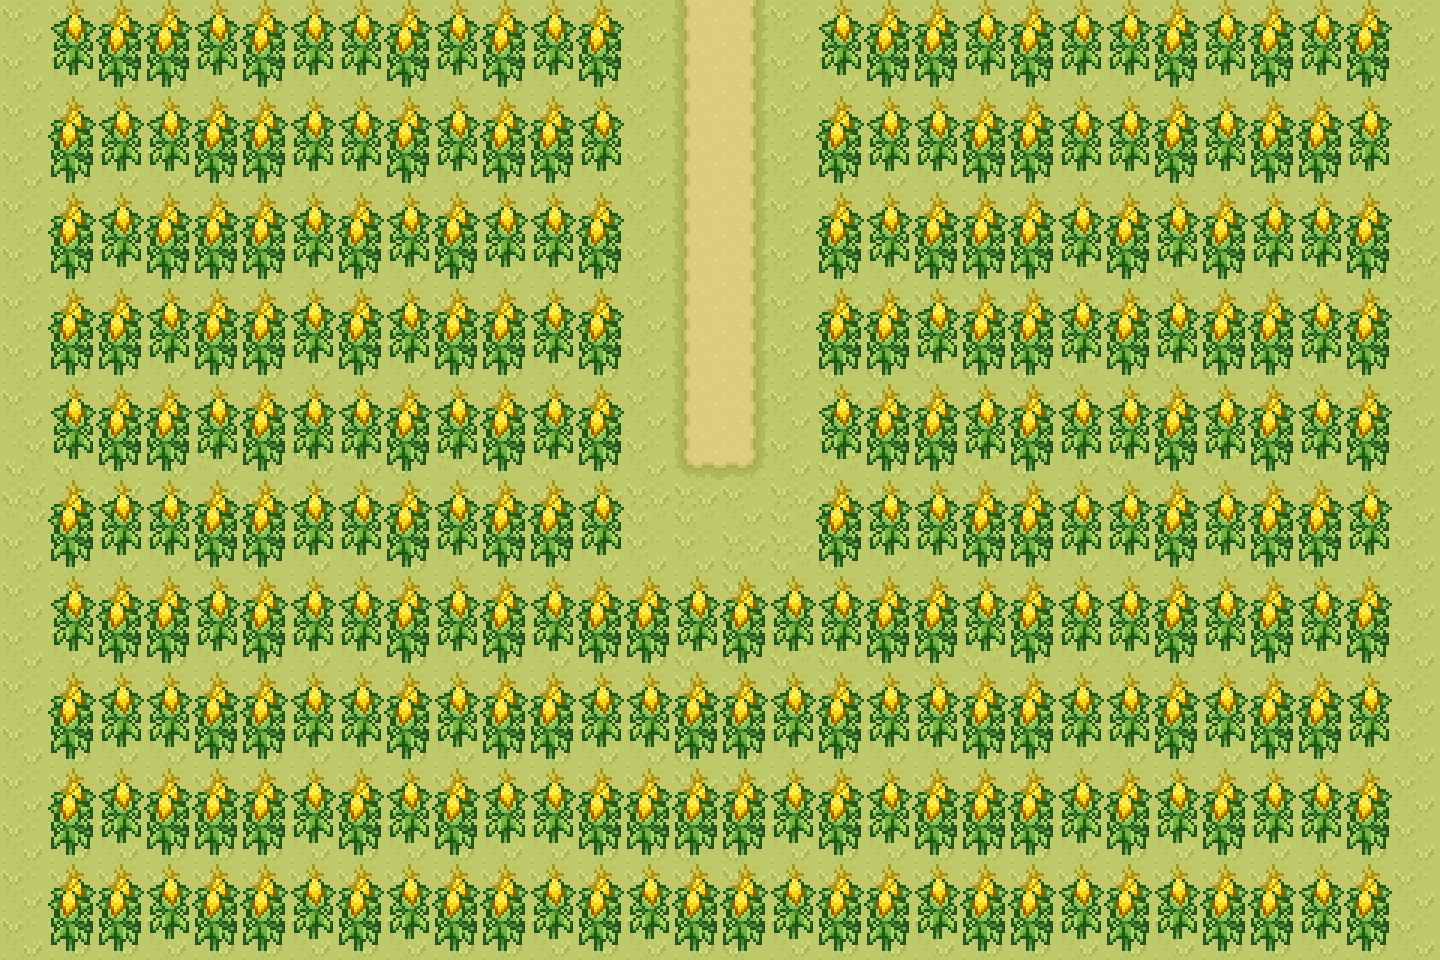

This game map was drawn from its Tiled (.tmx) file and the tilesets committed beside it. A one-line description and the trimmed map source follow:
An orthogonal 30x20 tile map with 48x48 px tiles, 2 tile layers (TerrainBase, Crops), 3 tilesets.

<map version="1.10" tiledversion="1.11.2" orientation="orthogonal" renderorder="right-down" width="30" height="20" tilewidth="48" tileheight="48" infinite="0" nextlayerid="4" nextobjectid="1">
 <tileset firstgid="1" source="../tilemap/Farm_Crop.tsx" />
 <tileset firstgid="257" source="../tilemap/Farm_Terrain.tsx" />
 <tileset firstgid="513" source="../tilemap/Farm_Crop_2.tsx" />
 <layer id="2" name="TerrainBase" width="30" height="20">
  <data>[600 cells, 600 non-empty, 6 distinct tile ids]</data>
 </layer>
 <layer id="3" name="Crops" width="30" height="20">
  <data>[600 cells, 512 non-empty, 4 distinct tile ids]</data>
 </layer>
</map>
